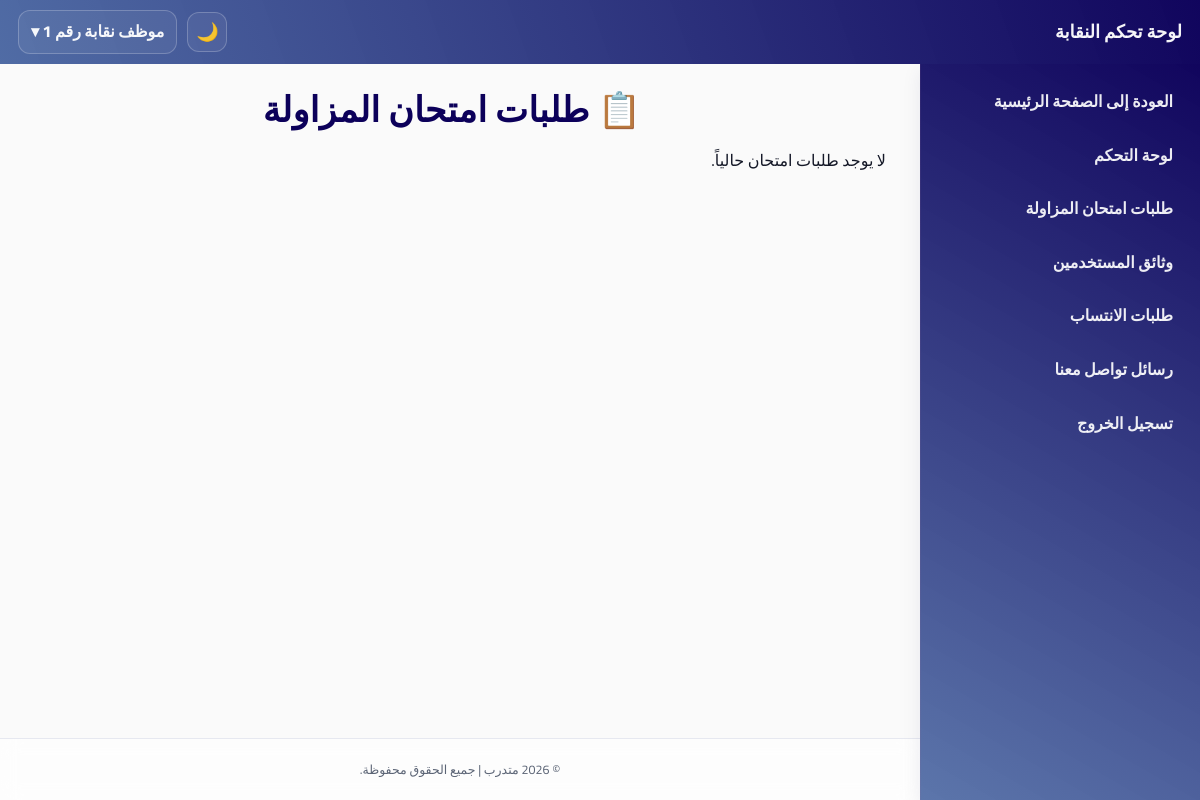
/syndicate/exams.php (signed in), run on an earlier commit of the app's database.
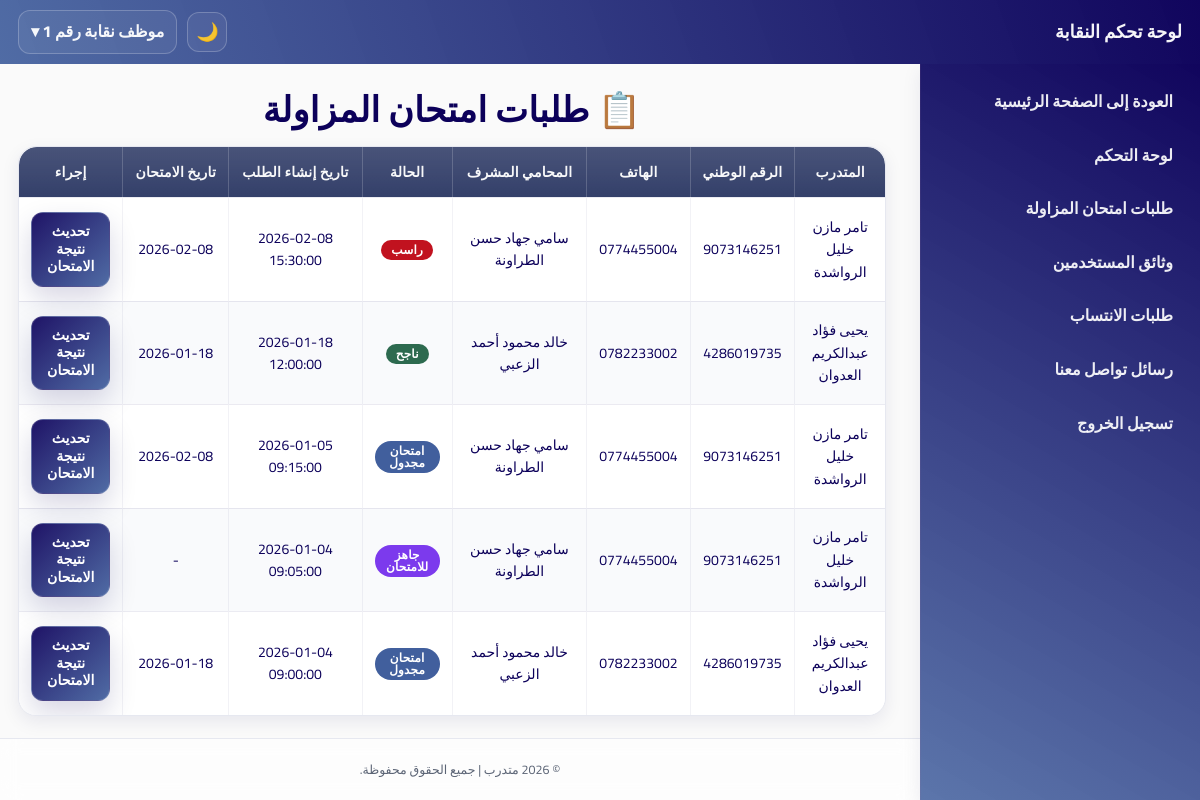
And on a later commit of the database.
### tables this page shows
CREATE TABLE `syndicate_exam_requests` (
  `request_id` int(11) NOT NULL,
  `application_id` int(11) NOT NULL,
  `trainee_id` int(11) NOT NULL,
  `lawyer_id` int(11) NOT NULL,
  `status` enum('waiting_exam','scheduled','passed','failed') NOT NULL DEFAULT 'waiting_exam',
  `exam_date` date DEFAULT NULL,
  `created_at` datetime NOT NULL DEFAULT current_timestamp()
);

CREATE TABLE `trainees` (
  `trainee_id` int(11) NOT NULL,
  `user_id` int(11) NOT NULL,
  `highschool_certificate` enum('نعم','لا') NOT NULL DEFAULT 'لا',
  `university_degree` enum('بكالوريوس','ماجستير','دكتوراه') DEFAULT NULL,
  `no_conviction_doc` varchar(255) DEFAULT NULL,
  `good_conduct_doc` varchar(255) DEFAULT NULL,
  `social_security` enum('نعم','لا') NOT NULL DEFAULT 'لا',
  `social_security_number` varchar(100) DEFAULT NULL,
  `created_at` datetime NOT NULL DEFAULT current_timestamp(),
  `updated_at` datetime NOT NULL DEFAULT current_timestamp() ON UPDATE current_timestamp(),
  `full_name` varchar(200) DEFAULT NULL,
  `first_name` varchar(100) DEFAULT NULL,
  `father_name` varchar(100) DEFAULT NULL,
  `grandfather_name` varchar(100) DEFAULT NULL,
  `family_name` varchar(100) DEFAULT NULL,
  `national_id` varchar(30) DEFAULT NULL,
  `phone` varchar(30) DEFAULT NULL,
  `email` varchar(150) DEFAULT NULL,
  `home_address` varchar(255) DEFAULT NULL,
  `identity_front` varchar(255) DEFAULT NULL,
  `identity_back` varchar(255) DEFAULT NULL,
  `is_archived` tinyint(1) NOT NULL DEFAULT 0,
  `archived_at` datetime DEFAULT NULL
);

CREATE TABLE `lawyers` (
  `lawyer_id` int(11) NOT NULL,
  `user_id` int(11) NOT NULL,
  `syndicate_id` int(11) DEFAULT NULL,
  `office_address` varchar(255) DEFAULT NULL,
  `password` varchar(255) NOT NULL,
  `verified` tinyint(1) NOT NULL DEFAULT 0,
  `created_at` datetime NOT NULL DEFAULT current_timestamp(),
  `updated_at` datetime NOT NULL DEFAULT current_timestamp() ON UPDATE current_timestamp(),
  `full_name` varchar(200) DEFAULT NULL,
  `first_name` varchar(100) DEFAULT NULL,
  `father_name` varchar(100) DEFAULT NULL,
  `grandfather_name` varchar(100) DEFAULT NULL,
  `family_name` varchar(100) DEFAULT NULL,
  `national_id` varchar(30) DEFAULT NULL,
  `phone` varchar(30) DEFAULT NULL,
  `email` varchar(150) DEFAULT NULL,
  `home_address` varchar(255) DEFAULT NULL,
  `identity_front` varchar(255) DEFAULT NULL,
  `identity_back` varchar(255) DEFAULT NULL,
  `no_conviction_doc` varchar(255) DEFAULT NULL,
  `good_conduct_doc` varchar(255) DEFAULT NULL,
  `social_security` enum('نعم','لا') DEFAULT 'لا',
  `highschool_certificate` varchar(10) DEFAULT 'لا',
  `university_degree` varchar(10) DEFAULT 'لا',
  `social_security_number` varchar(100) DEFAULT NULL
);

### includes/theme_init.php (called while the page is built, shortened)
<?php
$theme = $_SESSION['site_theme'] ?? ($_COOKIE['site_theme'] ?? 'light');
$theme = ($theme === 'dark') ? 'dark' : 'light';
?>

### syndicate/exams.php (the view, shortened to what this page needs)
<?php
require_once __DIR__ . '/../includes/theme_init.php';
require_once("includes/auth_check.php");
require_once("../config/db.php");
$stmt = $pdo->prepare("
    SELECT
        r.request_id,
        r.status,
        r.exam_date,
        r.created_at,
        tr.full_name      AS trainee_name,
        tr.national_id    AS trainee_national,
        tr.phone          AS trainee_phone,
        tr.email          AS trainee_email,
        l.full_name       AS lawyer_name
    FROM syndicate_exam_requests r
    JOIN trainees tr ON r.trainee_id = tr.trainee_id
    JOIN lawyers  l  ON r.lawyer_id  = l.lawyer_id
    ORDER BY r.created_at DESC
");
$stmt->execute();
$requests = $stmt->fetchAll(PDO::FETCH_ASSOC);
?>
<!DOCTYPE html>
<html lang="ar" dir="rtl">
<head>
<link rel="stylesheet" href="../assets/css/lawyers.css">
</head>
<body data-theme="<?= htmlspecialchars($theme) ?>">
<?php include("includes/header.php"); ?>
<div class="layout">
    <?php include("includes/sidebar.php"); ?>
    <main class="content">
        <h2>📋 طلبات امتحان المزاولة</h2>
        <?php if (empty($requests)): ?>
            <p>لا يوجد طلبات امتحان حالياً.</p>
        <?php else: ?>
        <table class="table">
            <thead>
                <tr>
                    <th>المتدرب</th>
                    <th>الرقم الوطني</th>
                    <th>الهاتف</th>
                    <th>المحامي المشرف</th>
                    <th>الحالة</th>
                    <th>تاريخ إنشاء الطلب</th>
                    <th>تاريخ الامتحان</th>
                    <th>إجراء</th>
                </tr>
            </thead>
            <tbody>
                <?php foreach($requests as $row): ?>
                    <tr>
                        <td><?= htmlspecialchars($row['trainee_name']) ?></td>
                        <td><?= htmlspecialchars($row['trainee_national']) ?></td>
                        <td><?= htmlspecialchars($row['trainee_phone']) ?></td>
                        <td><?= htmlspecialchars($row['lawyer_name']) ?></td>
                        <td>
                            <span class="status <?= $row['status'] ?>">
                                <?php
                                if ($row['status'] === 'waiting_exam')  echo "جاهز للامتحان";
                                elseif ($row['status'] === 'scheduled') echo "امتحان مجدول";
                                elseif ($row['status'] === 'passed')    echo "ناجح";
                                elseif ($row['status'] === 'failed')    echo "راسب";
                                else echo $row['status'];
                                ?>
                            </span>
                        </td>
                        <td><?= htmlspecialchars($row['created_at']) ?></td>
                        <td><?= $row['exam_date'] ? htmlspecialchars($row['exam_date']) : '-' ?></td>
                        <td>
                            <a class="btn" href="exam_review.php?id=<?= (int)$row['request_id'] ?>">
                                تحديث نتيجة الامتحان
                            </a>
                        </td>
                    </tr>
                <?php endforeach; ?>
            </tbody>
        </table>
        <?php endif; ?>
    </main>
</div>
<?php include("includes/footer.php"); ?>
</body>
</html>

What changed in the data, as far as the page shows it:
added syndicate_exam_requests: trainee.full_name "تامر مازن خليل الرواشدة", trainee.national_id "9073146251", trainee.phone "0774455004", lawyer.full_name "سامي جهاد حسن الطراونة", status "راسب", created_at "2026-02-08 15:30:00", exam_date "2026-02-08"
added syndicate_exam_requests: trainee.full_name "يحيى فؤاد عبدالكريم العدوان", trainee.national_id "4286019735", trainee.phone "0782233002", lawyer.full_name "خالد محمود أحمد الزعبي", status "ناجح", created_at "2026-01-18 12:00:00", exam_date "2026-01-18"
added syndicate_exam_requests: trainee.full_name "تامر مازن خليل الرواشدة", trainee.national_id "9073146251", trainee.phone "0774455004", lawyer.full_name "سامي جهاد حسن الطراونة", status "امتحان مجدول", created_at "2026-01-05 09:15:00", exam_date "2026-02-08"
added syndicate_exam_requests: trainee.full_name "تامر مازن خليل الرواشدة", trainee.national_id "9073146251", trainee.phone "0774455004", lawyer.full_name "سامي جهاد حسن الطراونة", status "جاهز للامتحان", created_at "2026-01-04 09:05:00"
added syndicate_exam_requests: trainee.full_name "يحيى فؤاد عبدالكريم العدوان", trainee.national_id "4286019735", trainee.phone "0782233002", lawyer.full_name "خالد محمود أحمد الزعبي", status "امتحان مجدول", created_at "2026-01-04 09:00:00", exam_date "2026-01-18"
Also different on the page:
text no longer shown: "لا يوجد طلبات امتحان حالياً."
text now shown: "المتدرب الرقم الوطني الهاتف المحامي المشرف الحالة تاريخ إنشاء الطلب تاريخ الامتحان إجراء"
